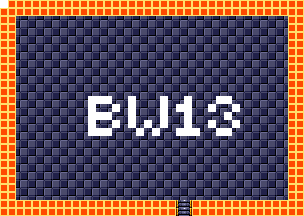

A 2D game scene composited from a Tiled map and its tileset images. What follows is a short description and the map's XML, with each tile layer's data collapsed to a summary:
An orthogonal 38x27 tile map with 8x8 px tiles, 4 tile layers (background, foreground, room numbers, Objects), 15 tilesets.

<map version="1.5" tiledversion="1.7.1" orientation="orthogonal" renderorder="right-down" width="38" height="27" tilewidth="8" tileheight="8" infinite="0" nextlayerid="11" nextobjectid="1">
 <tileset firstgid="1" source="tilesheets/tsKarniMata.tsx" />
 <tileset firstgid="1025" source="tilesheets/tsVoodooWasp.tsx" />
 <tileset firstgid="2049" source="tilesheets/tsBurial.tsx" />
 <tileset firstgid="3073" source="tilesheets/tsBlueTemple.tsx" />
 <tileset firstgid="4097" source="tilesheets/tsGoddess.tsx" />
 <tileset firstgid="5121" source="tilesheets/tsKonark.tsx" />
 <tileset firstgid="6145" name="sEnemies" tilewidth="8" tileheight="8" tilecount="1024" columns="32">
  <image source="../grapx/tilesheets/sObjects.bmp" trans="ff94ff" width="256" height="256" />
 </tileset>
 <tileset firstgid="7169" source="tilesheets/tsIceTemple.tsx" />
 <tileset firstgid="8193" source="tilesheets/tsLavaArea.tsx" />
 <tileset firstgid="9217" source="tilesheets/tsBossArea.tsx" />
 <tileset firstgid="10241" source="tilesheets/tsPegu.tsx" />
 <tileset firstgid="11265" source="tilesheets/sTiwanakuTemple.tsx" />
 <tileset firstgid="12289" source="tilesheets/sIndraTemple.tsx" />
 <tileset firstgid="13313" source="tilesheets/sTeleport.tsx" />
 <tileset firstgid="14337" source="tilesheets/sObjects.tsx" />
 <layer id="2" name="background" width="38" height="27">
  <data>[1026 cells, 1026 non-empty, 2 distinct tile ids]</data>
 </layer>
 <layer id="1" name="foreground" width="38" height="27">
  <data>[1026 cells, 244 non-empty, 3 distinct tile ids]</data>
 </layer>
 <layer id="7" name="room numbers" width="38" height="27">
  <data>[1026 cells, 42 non-empty, 1 distinct tile ids]</data>
 </layer>
 <layer id="10" name="Objects" width="38" height="27">
  <data>[1026 cells, 0 non-empty, 0 distinct tile ids]</data>
 </layer>
</map>
